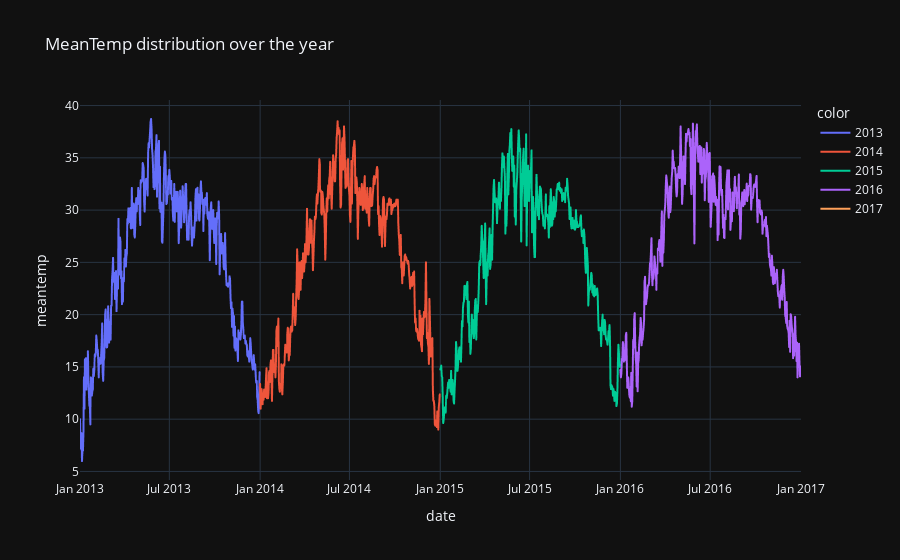

Notebook cell for this chart:
### Markdown cell above
## EDA

### Code cell
fig=px.line(data_frame=df,x=df.index,y='meantemp',color=df.index.year,title="MeanTemp distribution over the year")
fig.show()

### Figure 1 — Plotly figure (JSON) as saved in the notebook; plotly's stock layout.template omitted (floating-point values rounded to 4 significant figures; data arrays with more than 128 entries replaced by an {"elided": "..."} marker saying what was removed)
{"data": [{"hovertemplate": "color=2013<br>date=%{x}<br>meantemp=%{y}<extra></extra>", "legendgroup": "2013", "line": {"color": "#636efa", "dash": "solid"}, "mode": "lines", "name": "2013", "showlegend": true, "type": "scattergl", "x": {"elided": "365 str values"}, "xaxis": "x", "y": {"elided": "365 float values"}, "yaxis": "y"}, {"hovertemplate": "color=2014<br>date=%{x}<br>meantemp=%{y}<extra></extra>", "legendgroup": "2014", "line": {"color": "#EF553B", "dash": "solid"}, "mode": "lines", "name": "2014", "showlegend": true, "type": "scattergl", "x": {"elided": "365 str values"}, "xaxis": "x", "y": {"elided": "365 float values"}, "yaxis": "y"}, {"hovertemplate": "color=2015<br>date=%{x}<br>meantemp=%{y}<extra></extra>", "legendgroup": "2015", "line": {"color": "#00cc96", "dash": "solid"}, "mode": "lines", "name": "2015", "showlegend": true, "type": "scattergl", "x": {"elided": "365 str values"}, "xaxis": "x", "y": {"elided": "365 float values"}, "yaxis": "y"}, {"hovertemplate": "color=2016<br>date=%{x}<br>meantemp=%{y}<extra></extra>", "legendgroup": "2016", "line": {"color": "#ab63fa", "dash": "solid"}, "mode": "lines", "name": "2016", "showlegend": true, "type": "scattergl", "x": {"elided": "366 str values"}, "xaxis": "x", "y": {"elided": "366 float values"}, "yaxis": "y"}, {"hovertemplate": "color=2017<br>date=%{x}<br>meantemp=%{y}<extra></extra>", "legendgroup": "2017", "line": {"color": "#FFA15A", "dash": "solid"}, "mode": "lines", "name": "2017", "showlegend": true, "type": "scattergl", "x": ["2017-01-01T00:00:00"], "xaxis": "x", "y": [10], "yaxis": "y"}], "layout": {"legend": {"title": {"text": "color"}, "tracegroupgap": 0}, "title": {"text": "MeanTemp distribution over the year"}, "xaxis": {"anchor": "y", "domain": [0, 1], "title": {"text": "date"}}, "yaxis": {"anchor": "x", "domain": [0, 1], "title": {"text": "meantemp"}}}}
